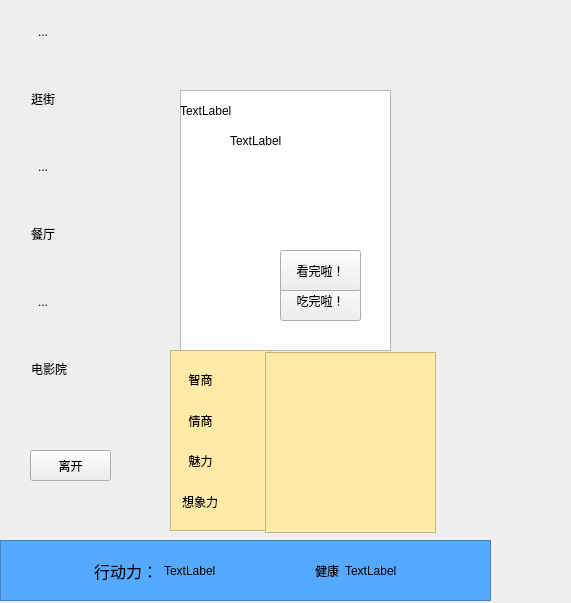
<?xml version="1.0" encoding="UTF-8"?>
<ui version="4.0">
 <class>han_jieClass</class>
 <widget class="QMainWindow" name="han_jieClass">
  <property name="geometry">
   <rect>
    <x>0</x>
    <y>0</y>
    <width>571</width>
    <height>603</height>
   </rect>
  </property>
  <property name="windowTitle">
   <string>han_jie</string>
  </property>
  <widget class="QWidget" name="centralWidget">
   <widget class="QLabel" name="label_4">
    <property name="geometry">
     <rect>
      <x>180</x>
      <y>0</y>
      <width>211</width>
      <height>221</height>
     </rect>
    </property>
    <property name="text">
     <string>TextLabel</string>
    </property>
   </widget>
   <widget class="QWidget" name="widget" native="true">
    <property name="geometry">
     <rect>
      <x>20</x>
      <y>10</y>
      <width>151</width>
      <height>421</height>
     </rect>
    </property>
    <layout class="QVBoxLayout" name="verticalLayout">
     <item>
      <widget class="QToolButton" name="toolButton">
       <property name="text">
        <string>...</string>
       </property>
       <property name="icon">
        <iconset resource="res.qrc">
         <normaloff>:/plotphoto/hanjie1.jpg</normaloff>:/plotphoto/hanjie1.jpg</iconset>
       </property>
       <property name="iconSize">
        <size>
         <width>120</width>
         <height>120</height>
        </size>
       </property>
       <property name="autoRaise">
        <bool>true</bool>
       </property>
      </widget>
     </item>
     <item>
      <widget class="QLabel" name="label">
       <property name="text">
        <string>逛街</string>
       </property>
      </widget>
     </item>
     <item>
      <widget class="QToolButton" name="toolButton_2">
       <property name="text">
        <string>...</string>
       </property>
       <property name="icon">
        <iconset resource="res.qrc">
         <normaloff>:/plotphoto/hanjie2.gif</normaloff>:/plotphoto/hanjie2.gif</iconset>
       </property>
       <property name="iconSize">
        <size>
         <width>120</width>
         <height>130</height>
        </size>
       </property>
       <property name="autoRaise">
        <bool>true</bool>
       </property>
      </widget>
     </item>
     <item>
      <widget class="QLabel" name="label_2">
       <property name="text">
        <string>餐厅</string>
       </property>
      </widget>
     </item>
     <item>
      <widget class="QToolButton" name="toolButton_3">
       <property name="text">
        <string>...</string>
       </property>
       <property name="icon">
        <iconset resource="res.qrc">
         <normaloff>:/plotphoto/hanjie3.gif</normaloff>:/plotphoto/hanjie3.gif</iconset>
       </property>
       <property name="iconSize">
        <size>
         <width>120</width>
         <height>120</height>
        </size>
       </property>
       <property name="autoRaise">
        <bool>true</bool>
       </property>
      </widget>
     </item>
     <item>
      <widget class="QLabel" name="label_3">
       <property name="text">
        <string>电影院</string>
       </property>
      </widget>
     </item>
    </layout>
   </widget>
   <widget class="QPushButton" name="pushButton">
    <property name="geometry">
     <rect>
      <x>30</x>
      <y>450</y>
      <width>81</width>
      <height>31</height>
     </rect>
    </property>
    <property name="text">
     <string>离开</string>
    </property>
   </widget>
   <widget class="QLabel" name="label_5">
    <property name="geometry">
     <rect>
      <x>230</x>
      <y>60</y>
      <width>151</width>
      <height>161</height>
     </rect>
    </property>
    <property name="text">
     <string>TextLabel</string>
    </property>
   </widget>
   <widget class="QTextEdit" name="textEdit">
    <property name="geometry">
     <rect>
      <x>180</x>
      <y>90</y>
      <width>211</width>
      <height>261</height>
     </rect>
    </property>
   </widget>
   <widget class="QPushButton" name="pushButton_2">
    <property name="geometry">
     <rect>
      <x>280</x>
      <y>280</y>
      <width>81</width>
      <height>41</height>
     </rect>
    </property>
    <property name="text">
     <string>吃完啦！</string>
    </property>
   </widget>
   <widget class="QPushButton" name="pushButton_3">
    <property name="geometry">
     <rect>
      <x>280</x>
      <y>250</y>
      <width>81</width>
      <height>41</height>
     </rect>
    </property>
    <property name="text">
     <string>看完啦！</string>
    </property>
   </widget>
   <widget class="QFrame" name="frame">
    <property name="geometry">
     <rect>
      <x>0</x>
      <y>540</y>
      <width>491</width>
      <height>61</height>
     </rect>
    </property>
    <property name="styleSheet">
     <string notr="true">font: 12pt &quot;楷体&quot;;
background-color:rgb(85, 170, 255);</string>
    </property>
    <property name="frameShape">
     <enum>QFrame::StyledPanel</enum>
    </property>
    <property name="frameShadow">
     <enum>QFrame::Raised</enum>
    </property>
    <layout class="QHBoxLayout" name="horizontalLayout">
     <property name="leftMargin">
      <number>0</number>
     </property>
     <property name="topMargin">
      <number>0</number>
     </property>
     <property name="rightMargin">
      <number>0</number>
     </property>
     <property name="bottomMargin">
      <number>0</number>
     </property>
     <item>
      <spacer name="horizontalSpacer_3">
       <property name="orientation">
        <enum>Qt::Horizontal</enum>
       </property>
       <property name="sizeHint" stdset="0">
        <size>
         <width>40</width>
         <height>20</height>
        </size>
       </property>
      </spacer>
     </item>
     <item>
      <widget class="QLabel" name="label_6">
       <property name="font">
        <font>
         <family>楷体</family>
         <pointsize>12</pointsize>
         <weight>50</weight>
         <italic>false</italic>
         <bold>false</bold>
        </font>
       </property>
       <property name="text">
        <string>行动力：</string>
       </property>
      </widget>
     </item>
     <item>
      <widget class="QLabel" name="move">
       <property name="text">
        <string>TextLabel</string>
       </property>
      </widget>
     </item>
     <item>
      <spacer name="horizontalSpacer">
       <property name="orientation">
        <enum>Qt::Horizontal</enum>
       </property>
       <property name="sizeHint" stdset="0">
        <size>
         <width>40</width>
         <height>20</height>
        </size>
       </property>
      </spacer>
     </item>
     <item>
      <widget class="QLabel" name="label_7">
       <property name="text">
        <string>健康</string>
       </property>
      </widget>
     </item>
     <item>
      <widget class="QLabel" name="hp">
       <property name="text">
        <string>TextLabel</string>
       </property>
      </widget>
     </item>
     <item>
      <spacer name="horizontalSpacer_2">
       <property name="orientation">
        <enum>Qt::Horizontal</enum>
       </property>
       <property name="sizeHint" stdset="0">
        <size>
         <width>40</width>
         <height>20</height>
        </size>
       </property>
      </spacer>
     </item>
    </layout>
   </widget>
   <widget class="QFrame" name="frame_4">
    <property name="geometry">
     <rect>
      <x>170</x>
      <y>350</y>
      <width>101</width>
      <height>181</height>
     </rect>
    </property>
    <property name="styleSheet">
     <string notr="true">font: 75 18pt &quot;方正胖头鱼简体&quot;;
background-color:rgb(255, 234, 167);</string>
    </property>
    <property name="frameShape">
     <enum>QFrame::StyledPanel</enum>
    </property>
    <property name="frameShadow">
     <enum>QFrame::Raised</enum>
    </property>
    <layout class="QVBoxLayout" name="verticalLayout_6">
     <item>
      <widget class="QLabel" name="label_8">
       <property name="text">
        <string>  智商</string>
       </property>
      </widget>
     </item>
     <item>
      <widget class="QLabel" name="label_9">
       <property name="text">
        <string>  情商</string>
       </property>
      </widget>
     </item>
     <item>
      <widget class="QLabel" name="label_10">
       <property name="text">
        <string>  魅力</string>
       </property>
      </widget>
     </item>
     <item>
      <widget class="QLabel" name="label_11">
       <property name="styleSheet">
        <string notr="true">font: 75 15pt &quot;方正胖头鱼简体&quot;;</string>
       </property>
       <property name="text">
        <string>想象力</string>
       </property>
      </widget>
     </item>
    </layout>
   </widget>
   <widget class="QFrame" name="frame_5">
    <property name="geometry">
     <rect>
      <x>265</x>
      <y>352</y>
      <width>171</width>
      <height>181</height>
     </rect>
    </property>
    <property name="styleSheet">
     <string notr="true">background-color:rgb(255, 234, 167);
font: 75 16pt &quot;微软雅黑&quot;;</string>
    </property>
    <property name="frameShape">
     <enum>QFrame::StyledPanel</enum>
    </property>
    <property name="frameShadow">
     <enum>QFrame::Raised</enum>
    </property>
    <layout class="QVBoxLayout" name="verticalLayout_5">
     <item>
      <widget class="QLabel" name="zi">
       <property name="text">
        <string/>
       </property>
      </widget>
     </item>
     <item>
      <widget class="QLabel" name="qin">
       <property name="text">
        <string/>
       </property>
      </widget>
     </item>
     <item>
      <widget class="QLabel" name="mei">
       <property name="styleSheet">
        <string notr="true">background-color:rgb(255, 234, 167);</string>
       </property>
       <property name="text">
        <string/>
       </property>
      </widget>
     </item>
     <item>
      <widget class="QLabel" name="ima">
       <property name="text">
        <string/>
       </property>
      </widget>
     </item>
    </layout>
   </widget>
   <zorder>widget</zorder>
   <zorder>pushButton</zorder>
   <zorder>textEdit</zorder>
   <zorder>pushButton_2</zorder>
   <zorder>pushButton_3</zorder>
   <zorder>label_5</zorder>
   <zorder>label_4</zorder>
   <zorder>frame</zorder>
   <zorder>frame_4</zorder>
   <zorder>frame_5</zorder>
  </widget>
 </widget>
 <layoutdefault spacing="6" margin="11"/>
 <resources>
  <include location="res.qrc"/>
 </resources>
 <connections/>
</ui>
